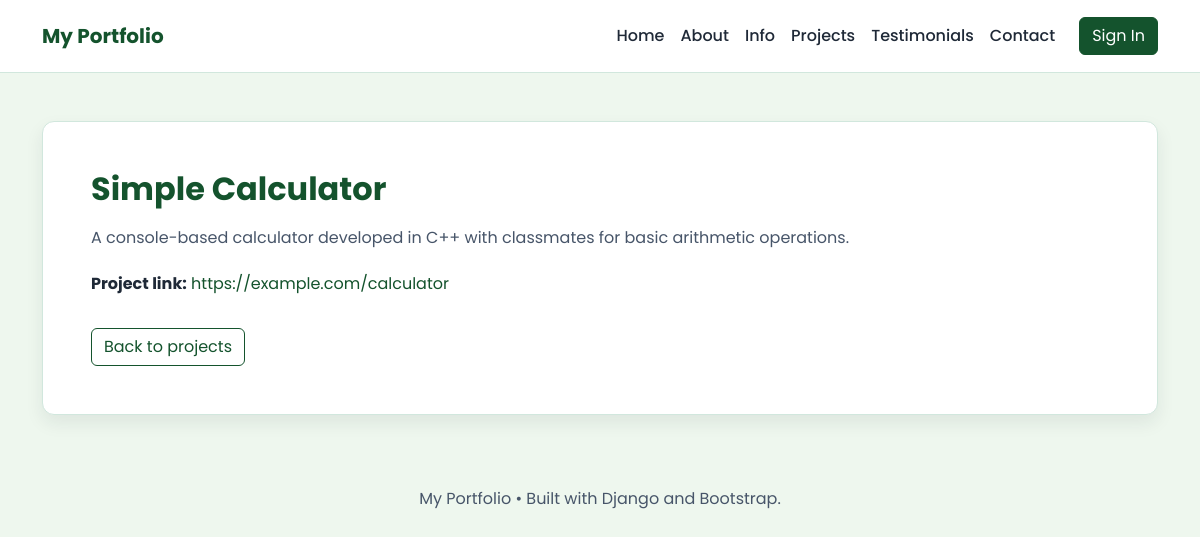
The page /project/1/ on the database as committed earlier.
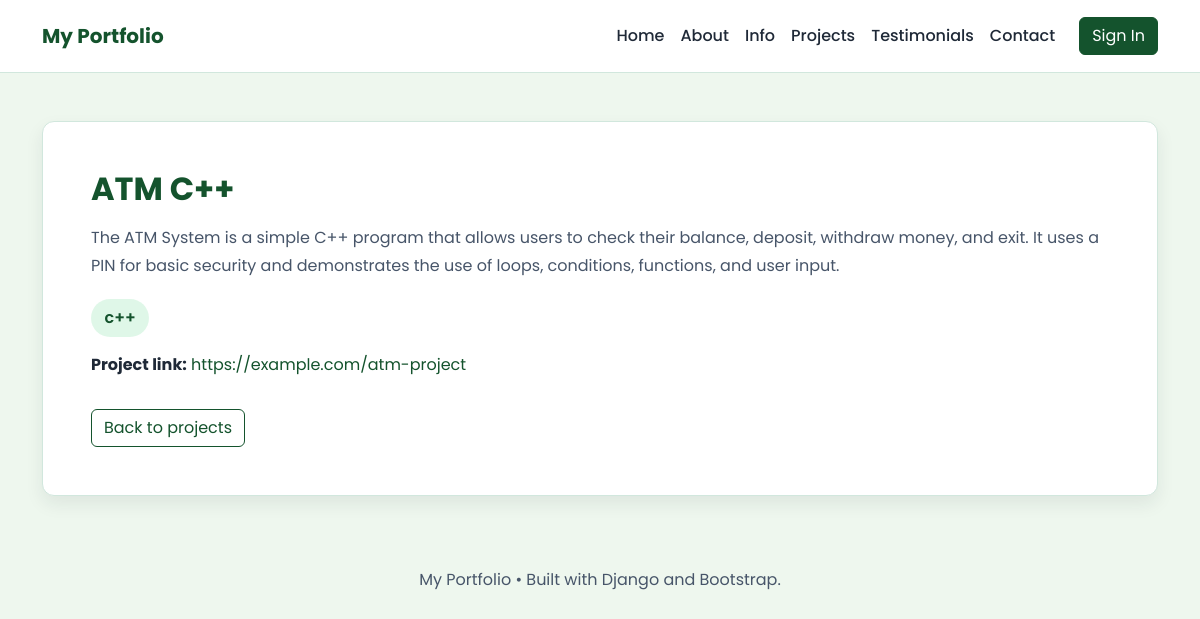
The same page on the database as committed later.
### myproject/models.py (models this page shows, shortened)
class Project(models.Model):
    project_name = models.CharField(max_length=200)
    description = models.TextField()
    tech_stacks = models.ManyToManyField(TechStack, related_name='projects', blank=True)
    link = models.URLField(blank=True)

class TechStack(models.Model):
    name = models.CharField(max_length=100, unique=True)
    created_at = models.DateTimeField(auto_now_add=True)
    class Meta:
        ordering = ['name']

### myproject/views.py (the view)
# urls.py: path('project/<int:pk>/', views.project_detail, name='project_detail'),
def project_detail(request, pk):
    project = get_object_or_404(Project, pk=pk)
    return render(request, 'project_detail.html', {'project': project})

### templates/project_detail.html (shortened to what this page needs)
{% extends 'base.html' %}
{% block content %}
<div class="card-custom p-4 p-md-5">
    <h1 class="section-title mb-3">{{ project.project_name }}</h1>
    <p class="section-text">{{ project.description }}</p>
    {% if project.tech_stacks.all %}
    <div class="mb-3 d-flex flex-wrap gap-2">
        {% for tech in project.tech_stacks.all %}
            <span class="badge-soft">{{ tech.name }}</span>
        {% endfor %}
    </div>
    {% endif %}
    {% if project.link %}
    <p class="mb-3"><strong>Project link:</strong> <a href="{{ project.link }}" class="text-decoration-none" style="color: var(--primary-green);" target="_blank" rel="noreferrer">{{ project.link }}</a></p>
    {% endif %}
    <a href="{% url 'projects' %}" class="btn btn-outline-custom mt-3">Back to projects</a>
</div>
{% endblock %}

Rows that differ between the two databases and show on the page:
changed Project: project_name "Simple Calculator" → "ATM C++"; description "A console-based calculator developed in C++ with classmates for basic arithmetic operations." → "The ATM System is a simple C++ program that allows users to check their balance, deposit, withdraw money, and exit. It uses a PIN for basic security and demonstrates the use of loops, conditions, functions, and user input."; link "https://example.com/calculator" → "https://example.com/atm-project"
added TechStack: name "c++"
